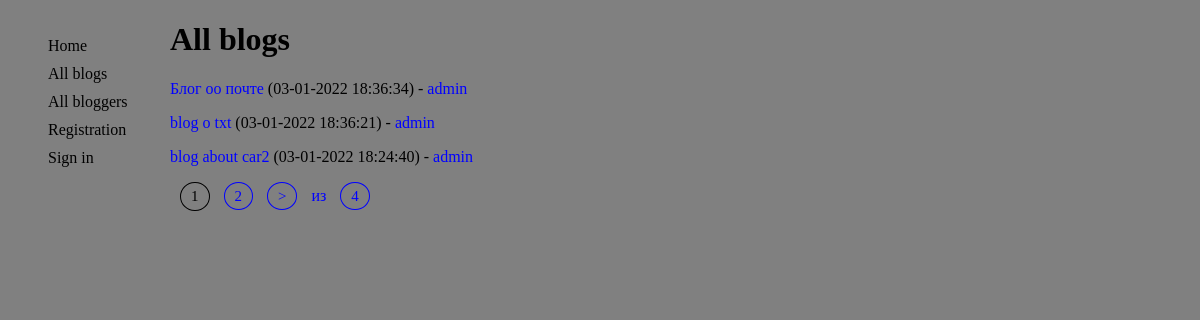
The app's page /blogs/ with its own data.
### blog/models.py (models this page shows, shortened)
class Blog(models.Model):
    title = models.CharField(max_length=50, verbose_name='название блога')
    slug = models.SlugField(max_length=50, unique=True, db_index=True, verbose_name='слаг')
    discription = models.TextField(blank=True, verbose_name='описание блога')
    image = models.ImageField(upload_to="photos/%Y/%m/%d/", blank=True, null=True, verbose_name='картинка')
    date_created = models.DateTimeField(auto_now_add=True, verbose_name='дата создания')
    is_published = models.BooleanField(default=False, verbose_name='статус публикации')
    author = models.ForeignKey(Bloger, on_delete=models.CASCADE, verbose_name='автор блога')
    class Meta():
        ordering = ('-date_created', 'title')
        verbose_name = 'блог'
        verbose_name_plural = 'блоги'

class Bloger(models.Model):
    pseudonym = models.OneToOneField(User,on_delete=models.CASCADE, unique=True, verbose_name='псевдоним')
    slug = models.SlugField(max_length=50, db_index=True, verbose_name='слаг')
    first_name = models.CharField(max_length=50, verbose_name='имя блогера')
    last_name = models.CharField(max_length=50, verbose_name='фамилия блогера')
    bio = models.TextField(max_length=200,verbose_name='инфо о блогере',null=True)
    age = models.IntegerField(verbose_name='Возраст',null=True)
    is_published = models.BooleanField(default=True, verbose_name='статус блогера')
    def __str__(self):
        return self.pseudonym.username
    class Meta():
        ordering = ('id',)
        verbose_name = 'блогер'
        verbose_name_plural = 'блогеры'

### blog/views.py (the view)
# urls.py: path('blogs/', Blogs_all.as_view(), name='all_blogs'),
class Blogs_all(DataMixin, ListView):
    model = Blog
    template_name = 'blog/base.html'
    context_object_name = 'blogs'
    paginate_by = 3
    def get_context_data(self, **kwargs):
        context = super().get_context_data(**kwargs)
        cont = self.get_user_context(title='All blogs')
        return dict(list(context.items()) + list(cont.items()))

### blog/mixin.py (called while the page is built)
    def get_user_context(self, **kwargs):
        context = kwargs
        context['menu'] = menu
        return context

### templates/blog/base.html (shortened to what this page needs)
{% extends 'blog/layout.html' %}
{% block content %}
    <h1>{{ title }}</h1>
    {% for b in blogs %}
    <ul class="main">
    <li><a href="{% url 'show_blog' b.slug %}">{{ b.title }}</a>
        ({{ b.date_created|date:"d-m-Y H:i:s" }}) - <a href="{% url 'blogerview' b.author.slug %}">{{ b.author }}</a></li>
    </ul>
    {% endfor %}
    <div class="paginate">
    <ul>
    {% if page_obj.has_other_pages %}
        {% for p in paginator.page_range %}
            {% if page_obj.number == p %}
            <li class="page_select">{{ p }}</li>
            {% elif p >= page_obj.number|add:-1 and p <= page_obj.number|add:1 %}
            <li><a href="?page={{ p }}">{{ p }}</a></li>
            {% endif %}
        {% endfor %}
    {% endif %}
    {% if page_obj.has_next %}
        <li><a href="?page={{ page_obj.next_page_number }}">&gt</a></li>
    {% endif %}
    {% if page_obj.has_other_pages  %}
        <li class="middle">из</li>
        <li><a href="?page={{ paginator.num_pages }}">{{ paginator.num_pages }}</a></li>
    {% endif %}
    </ul>
</div>
{% endblock %}

### static/css/style.css (style rules this page uses)
body { background-color: grey; width: 90% }
.paginate li { display: inline-block; text-decoration: none; }
.page_select { text-decoration: none; margin-left: 10px; color: black; padding: 5px 10px; font-size: 15px; border: 1px solid black; border-radius: 50%; }
.paginate a { text-decoration: none; margin-left: 10px; color: Blue; padding: 5px 10px; font-size: 15px; border: 1px solid blue; border-radius: 50%; }
.middle { margin-left: 10px; color: Blue; }
.main li { list-style-type: none; }
.main li a ,.enter { text-decoration: none; color: blue; }

### records on screen
Blog: title "Блог оо почте", date_created "03-01-2022 18:36:34", author "admin"
Blog: title "blog o txt", date_created "03-01-2022 18:36:21", author "admin"
Blog: title "blog about car2", date_created "03-01-2022 18:24:40", author "admin"

### other values on screen
{{ m.title }} "Home" "All blogs" "All bloggers"
{{ title }} "All blogs"
{{ p }} "1"
{{ p }} "2"
{{ paginator.num_pages }} "4"
